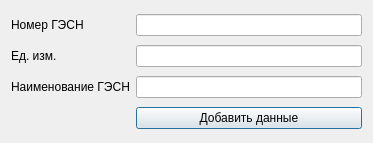
<?xml version="1.0" encoding="UTF-8"?>
<ui version="4.0">
 <class>Dialog</class>
 <widget class="QDialog" name="Dialog">
  <property name="geometry">
   <rect>
    <x>0</x>
    <y>0</y>
    <width>373</width>
    <height>143</height>
   </rect>
  </property>
  <property name="windowTitle">
   <string>Dialog</string>
  </property>
  <layout class="QGridLayout" name="gridLayout">
   <item row="0" column="0">
    <widget class="QLabel" name="labelGesn_id">
     <property name="frameShape">
      <enum>QFrame::NoFrame</enum>
     </property>
     <property name="text">
      <string>Номер ГЭСН</string>
     </property>
    </widget>
   </item>
   <item row="0" column="1">
    <widget class="QLineEdit" name="lineGesn_id"/>
   </item>
   <item row="1" column="0">
    <widget class="QLabel" name="label_GESN_Unit">
     <property name="text">
      <string>Ед. изм.</string>
     </property>
    </widget>
   </item>
   <item row="1" column="1">
    <widget class="QLineEdit" name="lineEdit_GESN_Unit"/>
   </item>
   <item row="2" column="0">
    <widget class="QLabel" name="label_GESN_name">
     <property name="text">
      <string>Наименование ГЭСН</string>
     </property>
    </widget>
   </item>
   <item row="2" column="1">
    <widget class="QLineEdit" name="lineEdit_GESN_name"/>
   </item>
   <item row="3" column="1">
    <widget class="QPushButton" name="pushAddData">
     <property name="text">
      <string>Добавить данные</string>
     </property>
    </widget>
   </item>
  </layout>
 </widget>
 <resources/>
 <connections>
  <connection>
   <sender>pushAddData</sender>
   <signal>clicked()</signal>
   <receiver>Dialog</receiver>
   <slot>accept()</slot>
   <hints>
    <hint type="sourcelabel">
     <x>250</x>
     <y>117</y>
    </hint>
    <hint type="destinationlabel">
     <x>186</x>
     <y>71</y>
    </hint>
   </hints>
  </connection>
 </connections>
</ui>
